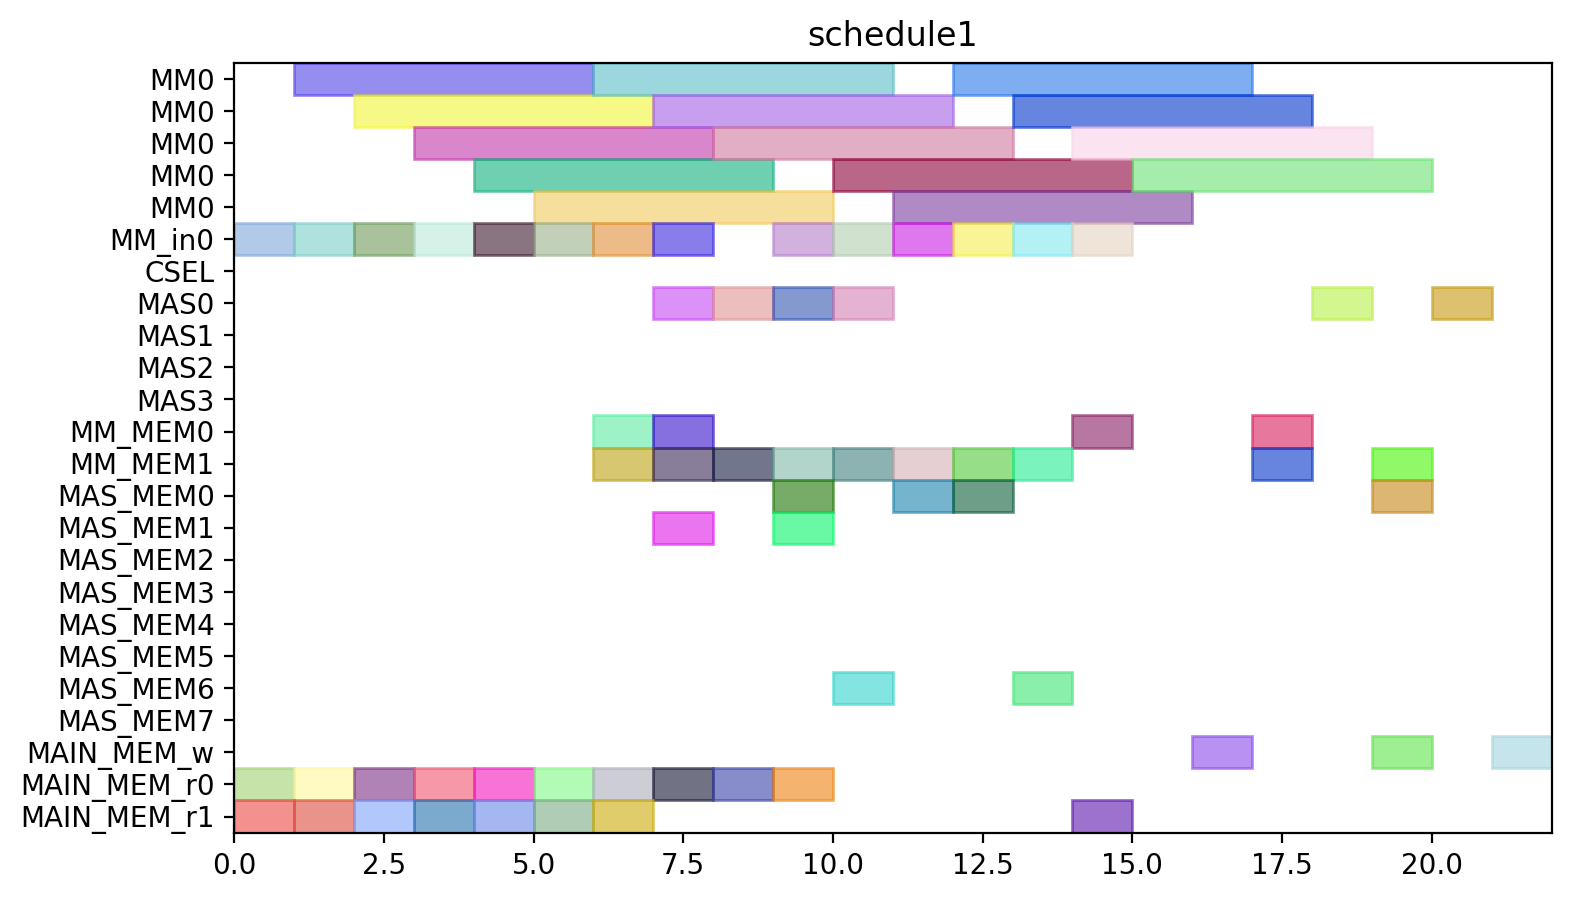

This figure's Python source:
from pyschedule import Scenario, solvers, plotters, alt


def solve():
	horizon = 142
	S = Scenario("schedule1", horizon=horizon)

	# resource
	MM = S.Resources('MM', num=1, size=5)
	MM_in = S.Resources('MM_in', num=1)
	CSEL = S.Resource('CSEL')
	MAS = S.Resources('MAS', num=4, size=1, periods=range(1, horizon))
	MM_MEM = S.Resources('MM_MEM', num=2)
	MAS_MEM = S.Resources('MAS_MEM', num=8)
	MAIN_MEM_w = S.Resource('MAIN_MEM_w', size=1)
	MAIN_MEM_r = S.Resources('MAIN_MEM_r', num=2)

	# result of previous scheduling
	r6_in = S.Task('r6_in', length=1, delay_cost=1)
	S += r6_in >= 0
	r6_in += MM_in[0]

	r6_mem0 = S.Task('r6_mem0', length=1, delay_cost=1)
	S += r6_mem0 >= 0
	r6_mem0 += MAIN_MEM_r[0]

	r6_mem1 = S.Task('r6_mem1', length=1, delay_cost=1)
	S += r6_mem1 >= 0
	r6_mem1 += MAIN_MEM_r[1]

	r5_in = S.Task('r5_in', length=1, delay_cost=1)
	S += r5_in >= 1
	r5_in += MM_in[0]

	r5_mem0 = S.Task('r5_mem0', length=1, delay_cost=1)
	S += r5_mem0 >= 1
	r5_mem0 += MAIN_MEM_r[0]

	r5_mem1 = S.Task('r5_mem1', length=1, delay_cost=1)
	S += r5_mem1 >= 1
	r5_mem1 += MAIN_MEM_r[1]

	r6 = S.Task('r6', length=5, delay_cost=1)
	S += r6 >= 1
	r6 += MM[0]

	r5 = S.Task('r5', length=5, delay_cost=1)
	S += r5 >= 2
	r5 += MM[0]

	r4_in = S.Task('r4_in', length=1, delay_cost=1)
	S += r4_in >= 3
	r4_in += MM_in[0]

	r4_mem0 = S.Task('r4_mem0', length=1, delay_cost=1)
	S += r4_mem0 >= 3
	r4_mem0 += MAIN_MEM_r[0]

	r4_mem1 = S.Task('r4_mem1', length=1, delay_cost=1)
	S += r4_mem1 >= 3
	r4_mem1 += MAIN_MEM_r[1]

	r4 = S.Task('r4', length=5, delay_cost=1)
	S += r4 >= 4
	r4 += MM[0]

	r3_in = S.Task('r3_in', length=1, delay_cost=1)
	S += r3_in >= 6
	r3_in += MM_in[0]

	r3_mem0 = S.Task('r3_mem0', length=1, delay_cost=1)
	S += r3_mem0 >= 6
	r3_mem0 += MAIN_MEM_r[0]

	r3_mem1 = S.Task('r3_mem1', length=1, delay_cost=1)
	S += r3_mem1 >= 6
	r3_mem1 += MAIN_MEM_r[1]

	r7_mem0 = S.Task('r7_mem0', length=1, delay_cost=1)
	S += r7_mem0 >= 6
	r7_mem0 += MM_MEM[0]

	r7_mem1 = S.Task('r7_mem1', length=1, delay_cost=1)
	S += r7_mem1 >= 6
	r7_mem1 += MM_MEM[1]

	r3 = S.Task('r3', length=5, delay_cost=1)
	S += r3 >= 7
	r3 += MM[0]

	r7 = S.Task('r7', length=1, delay_cost=1)
	S += r7 >= 7
	r7 += MAS[0]

	r9_in = S.Task('r9_in', length=1, delay_cost=1)
	S += r9_in >= 7
	r9_in += MM_in[0]

	r9_mem0 = S.Task('r9_mem0', length=1, delay_cost=1)
	S += r9_mem0 >= 7
	r9_mem0 += MAIN_MEM_r[0]

	r9_mem1 = S.Task('r9_mem1', length=1, delay_cost=1)
	S += r9_mem1 >= 7
	r9_mem1 += MAS_MEM[1]

	r9 = S.Task('r9', length=5, delay_cost=1)
	S += r9 >= 8
	r9 += MM[0]

	Z1_new_in = S.Task('Z1_new_in', length=1, delay_cost=1)
	S += Z1_new_in >= 10
	Z1_new_in += MM_in[0]

	Z1_new_mem0 = S.Task('Z1_new_mem0', length=1, delay_cost=1)
	S += Z1_new_mem0 >= 10
	Z1_new_mem0 += MAS_MEM[6]

	Z1_new_mem1 = S.Task('Z1_new_mem1', length=1, delay_cost=1)
	S += Z1_new_mem1 >= 10
	Z1_new_mem1 += MM_MEM[1]

	Z1_new = S.Task('Z1_new', length=5, delay_cost=1)
	S += Z1_new >= 11
	Z1_new += MM[0]

	PX_new_in = S.Task('PX_new_in', length=1, delay_cost=1)
	S += PX_new_in >= 13
	PX_new_in += MM_in[0]

	PX_new_mem0 = S.Task('PX_new_mem0', length=1, delay_cost=1)
	S += PX_new_mem0 >= 13
	PX_new_mem0 += MAS_MEM[6]

	PX_new_mem1 = S.Task('PX_new_mem1', length=1, delay_cost=1)
	S += PX_new_mem1 >= 13
	PX_new_mem1 += MM_MEM[1]

	PX_new = S.Task('PX_new', length=5, delay_cost=1)
	S += PX_new >= 14
	PX_new += MM[0]

	Z1_new_w = S.Task('Z1_new_w', length=1, delay_cost=1)
	S += Z1_new_w >= 16
	Z1_new_w += MAIN_MEM_w

	PX_new_w = S.Task('PX_new_w', length=1, delay_cost=1)
	S += PX_new_w >= 19
	PX_new_w += MAIN_MEM_w

	PY_new_mem0 = S.Task('PY_new_mem0', length=1, delay_cost=1)
	S += PY_new_mem0 >= 19
	PY_new_mem0 += MAS_MEM[0]

	PY_new_mem1 = S.Task('PY_new_mem1', length=1, delay_cost=1)
	S += PY_new_mem1 >= 19
	PY_new_mem1 += MM_MEM[1]

	PY_new = S.Task('PY_new', length=1, delay_cost=1)
	S += PY_new >= 20
	PY_new += MAS[0]

	PY_new_w = S.Task('PY_new_w', length=1, delay_cost=1)
	S += PY_new_w >= 21
	PY_new_w += MAIN_MEM_w


	# new tasks
	r1 = S.Task('r1', length=5, delay_cost=1)
	r1 += alt(MM)
	r1_in = S.Task('r1_in', length=1, delay_cost=1)
	r1_in += alt(MM_in)
	S += r1_in*MM_in[0]<=r1*MM[0]
	S += r1<1000

	r1_mem0 = S.Task('r1_mem0', length=1, delay_cost=1)
	r1_mem0 += MAIN_MEM_r[0]
	S += r1_mem0 <= r1

	r1_mem1 = S.Task('r1_mem1', length=1, delay_cost=1)
	r1_mem1 += MAIN_MEM_r[1]
	S += r1_mem1 <= r1

	r12 = S.Task('r12', length=5, delay_cost=1)
	r12 += alt(MM)
	r12_in = S.Task('r12_in', length=1, delay_cost=1)
	r12_in += alt(MM_in)
	S += r12_in*MM_in[0]<=r12*MM[0]
	S += r12<14

	r12_mem0 = S.Task('r12_mem0', length=1, delay_cost=1)
	r12_mem0 += MAIN_MEM_r[0]
	S += r12_mem0 <= r12

	r12_mem1 = S.Task('r12_mem1', length=1, delay_cost=1)
	r12_mem1 += MAIN_MEM_r[1]
	S += r12_mem1 <= r12

	r13 = S.Task('r13', length=5, delay_cost=1)
	r13 += alt(MM)
	r13_in = S.Task('r13_in', length=1, delay_cost=1)
	r13_in += alt(MM_in)
	S += r13_in*MM_in[0]<=r13*MM[0]
	S += r13<11

	r13_mem0 = S.Task('r13_mem0', length=1, delay_cost=1)
	r13_mem0 += MAIN_MEM_r[0]
	S += r13_mem0 <= r13

	r13_mem1 = S.Task('r13_mem1', length=1, delay_cost=1)
	r13_mem1 += MAIN_MEM_r[1]
	S += r13_mem1 <= r13

	r2 = S.Task('r2', length=1, delay_cost=1)
	r2 += alt(MAS)
	S += r2<11

	r2_mem0 = S.Task('r2_mem0', length=1, delay_cost=1)
	r2_mem0 += alt(MM_MEM)
	S += (r1*MM[0])-1 < r2_mem0*MM_MEM[0]
	S += r2_mem0 <= r2

	r2_mem1 = S.Task('r2_mem1', length=1, delay_cost=1)
	r2_mem1 += alt(MM_MEM)
	S += (r1*MM[0])-1 < r2_mem1*MM_MEM[1]
	S += r2_mem1 <= r2

	r8 = S.Task('r8', length=1, delay_cost=1)
	r8 += alt(MAS)
	S += r8<1000

	r8_mem0 = S.Task('r8_mem0', length=1, delay_cost=1)
	r8_mem0 += MAIN_MEM_r[0]
	S += r8_mem0 <= r8

	r8_mem1 = S.Task('r8_mem1', length=1, delay_cost=1)
	r8_mem1 += MM_MEM[1]
	S += 8 < r8_mem1
	S += r8_mem1 <= r8

	r10 = S.Task('r10', length=1, delay_cost=1)
	r10 += alt(MAS)
	S += r10<10

	r10_mem0 = S.Task('r10_mem0', length=1, delay_cost=1)
	r10_mem0 += MAIN_MEM_r[0]
	S += r10_mem0 <= r10

	r10_mem1 = S.Task('r10_mem1', length=1, delay_cost=1)
	r10_mem1 += MM_MEM[1]
	S += 8 < r10_mem1
	S += r10_mem1 <= r10

	r11 = S.Task('r11', length=5, delay_cost=1)
	r11 += alt(MM)
	r11_in = S.Task('r11_in', length=1, delay_cost=1)
	r11_in += alt(MM_in)
	S += r11_in*MM_in[0]<=r11*MM[0]
	S += r11<15

	r11_mem0 = S.Task('r11_mem0', length=1, delay_cost=1)
	r11_mem0 += alt(MAS_MEM)
	S += (r10*MAS[0])-1 < r11_mem0*MAS_MEM[0]
	S += (r10*MAS[1])-1 < r11_mem0*MAS_MEM[2]
	S += (r10*MAS[2])-1 < r11_mem0*MAS_MEM[4]
	S += (r10*MAS[3])-1 < r11_mem0*MAS_MEM[6]
	S += r11_mem0 <= r11

	r11_mem1 = S.Task('r11_mem1', length=1, delay_cost=1)
	r11_mem1 += alt(MAS_MEM)
	S += (r10*MAS[0])-1 < r11_mem1*MAS_MEM[1]
	S += (r10*MAS[1])-1 < r11_mem1*MAS_MEM[3]
	S += (r10*MAS[2])-1 < r11_mem1*MAS_MEM[5]
	S += (r10*MAS[3])-1 < r11_mem1*MAS_MEM[7]
	S += r11_mem1 <= r11

	r14 = S.Task('r14', length=5, delay_cost=1)
	r14 += alt(MM)
	r14_in = S.Task('r14_in', length=1, delay_cost=1)
	r14_in += alt(MM_in)
	S += r14_in*MM_in[0]<=r14*MM[0]
	S += r14<1000

	r14_mem0 = S.Task('r14_mem0', length=1, delay_cost=1)
	r14_mem0 += alt(MAS_MEM)
	S += (r2*MAS[0])-1 < r14_mem0*MAS_MEM[0]
	S += (r2*MAS[1])-1 < r14_mem0*MAS_MEM[2]
	S += (r2*MAS[2])-1 < r14_mem0*MAS_MEM[4]
	S += (r2*MAS[3])-1 < r14_mem0*MAS_MEM[6]
	S += r14_mem0 <= r14

	r14_mem1 = S.Task('r14_mem1', length=1, delay_cost=1)
	r14_mem1 += MM_MEM[1]
	S += 11 < r14_mem1
	S += r14_mem1 <= r14

	r15 = S.Task('r15', length=5, delay_cost=1)
	r15 += alt(MM)
	r15_in = S.Task('r15_in', length=1, delay_cost=1)
	r15_in += alt(MM_in)
	S += r15_in*MM_in[0]<=r15*MM[0]
	S += r15<1000

	r15_mem0 = S.Task('r15_mem0', length=1, delay_cost=1)
	r15_mem0 += alt(MAS_MEM)
	S += (r8*MAS[0])-1 < r15_mem0*MAS_MEM[0]
	S += (r8*MAS[1])-1 < r15_mem0*MAS_MEM[2]
	S += (r8*MAS[2])-1 < r15_mem0*MAS_MEM[4]
	S += (r8*MAS[3])-1 < r15_mem0*MAS_MEM[6]
	S += r15_mem0 <= r15

	r15_mem1 = S.Task('r15_mem1', length=1, delay_cost=1)
	r15_mem1 += MM_MEM[1]
	S += 12 < r15_mem1
	S += r15_mem1 <= r15

	r16 = S.Task('r16', length=5, delay_cost=1)
	r16 += alt(MM)
	r16_in = S.Task('r16_in', length=1, delay_cost=1)
	r16_in += alt(MM_in)
	S += r16_in*MM_in[0]<=r16*MM[0]
	S += r16<20

	r16_mem0 = S.Task('r16_mem0', length=1, delay_cost=1)
	r16_mem0 += alt(MM_MEM)
	S += (r11*MM[0])-1 < r16_mem0*MM_MEM[0]
	S += r16_mem0 <= r16

	r16_mem1 = S.Task('r16_mem1', length=1, delay_cost=1)
	r16_mem1 += MAIN_MEM_r[1]
	S += r16_mem1 <= r16

	r17 = S.Task('r17', length=1, delay_cost=1)
	r17 += alt(MAS)
	S += r17<20

	r17_mem0 = S.Task('r17_mem0', length=1, delay_cost=1)
	r17_mem0 += alt(MM_MEM)
	S += (r14*MM[0])-1 < r17_mem0*MM_MEM[0]
	S += r17_mem0 <= r17

	r17_mem1 = S.Task('r17_mem1', length=1, delay_cost=1)
	r17_mem1 += alt(MM_MEM)
	S += (r15*MM[0])-1 < r17_mem1*MM_MEM[1]
	S += r17_mem1 <= r17

	solvers.mip.solve(S,msg=1,kind='CPLEX',ratio_gap=1.01)

	solution = [['hoge']*len(S.solution()[1]) for i in range(len(S.solution()))]
	for i in range(len(S.solution())):
		for j in range(len(S.solution()[i])):
			solution[i][j]=str(S.solution()[i][j])
	print(solution)

	cycles = int(solution[-1][3])

	pic_file_name = "/home/mfukuda/ABE/multiRAM_multiMAS_16mux/scheduling_result/stage5MM1_stage1MAS4/EP_YRECOVER/schedule1.png"
	if(S.solution() != []):
		plotters.matplotlib.plot(S,img_filename=pic_file_name, show_task_labels=False, fig_size=(cycles*0.25+3, 5))

	return solution
